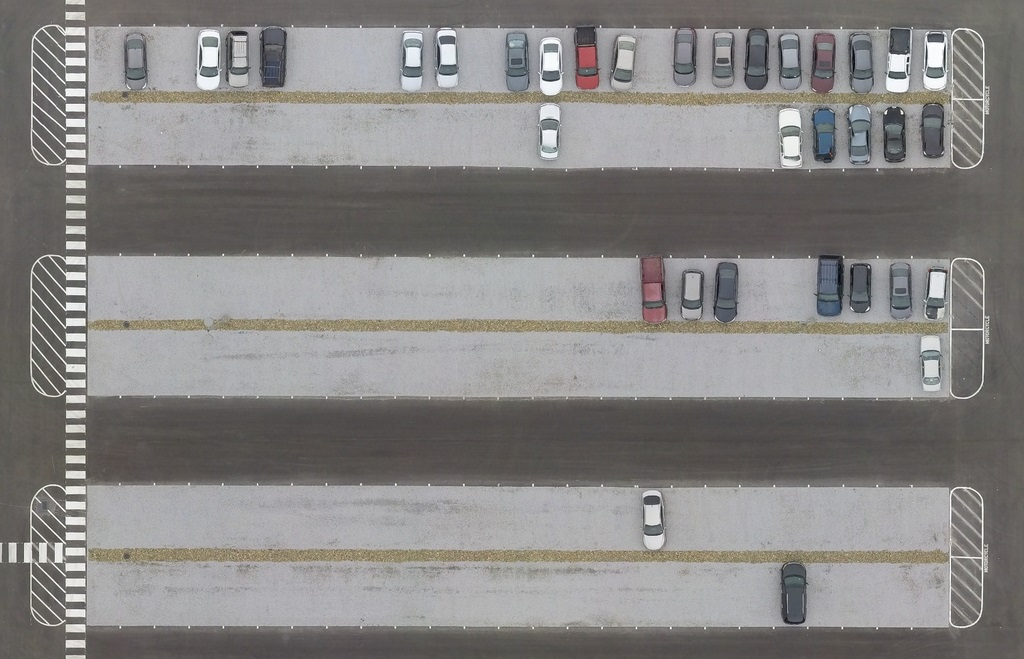
%> input picture Car_Counting_Algorithm/Parking_Lot.jpg, 1024 x 659 px
$ octave Car_Counting.m   (GNU Octave 9; MATLAB toolbox functions it lacks are replaced by stand-ins)
%> lines starting %> are read from the running program, lines starting %| are printed output that depends on the picture; in (x1, y1, x2, y2) boxes, pixels count from 0 and x2, y2 are one past the last pixel; in counts of white or black regions, pixels touching at a corner belong together; the program's own positions count from 1
clc
clear all
close all

% Reference
% https://www.mathworks.com/help/images/detecting-cars-in-a-video-of-traffic.html

I = imread('Parking_Lot.jpg');
%> I is the input picture: size 659x1024x3 uint8; mean R, G, B 134.5, 132.7, 131.4

K = rgb2gray(I);
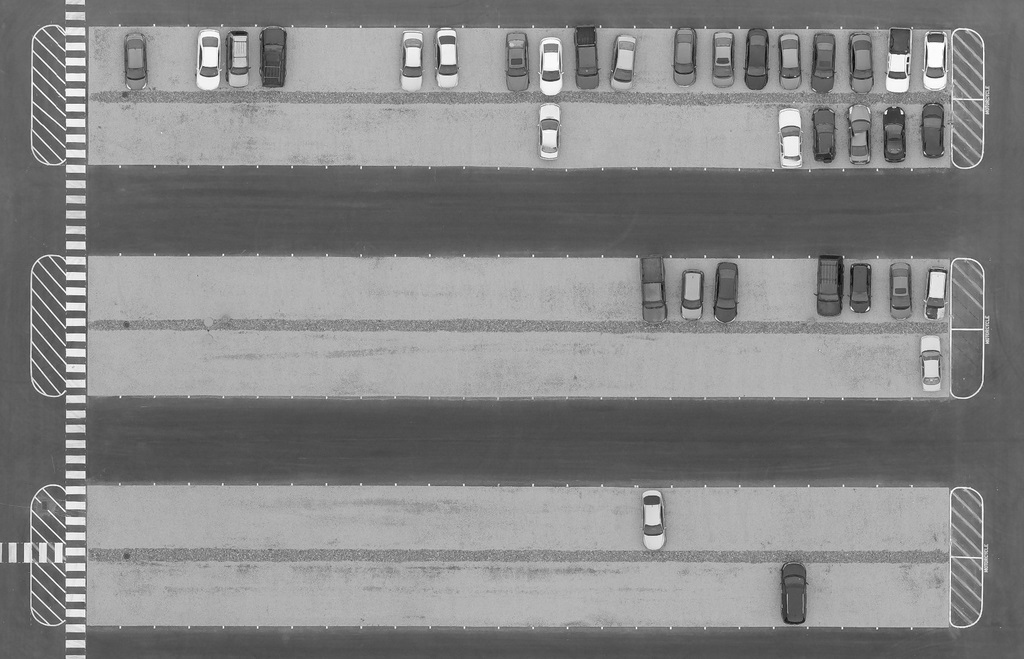
%> K: size 659x1024 uint8; min 3, max 255, mean 133.1
darkCarValue = 50;
noDarkCar = imextendedmax(K, darkCarValue);
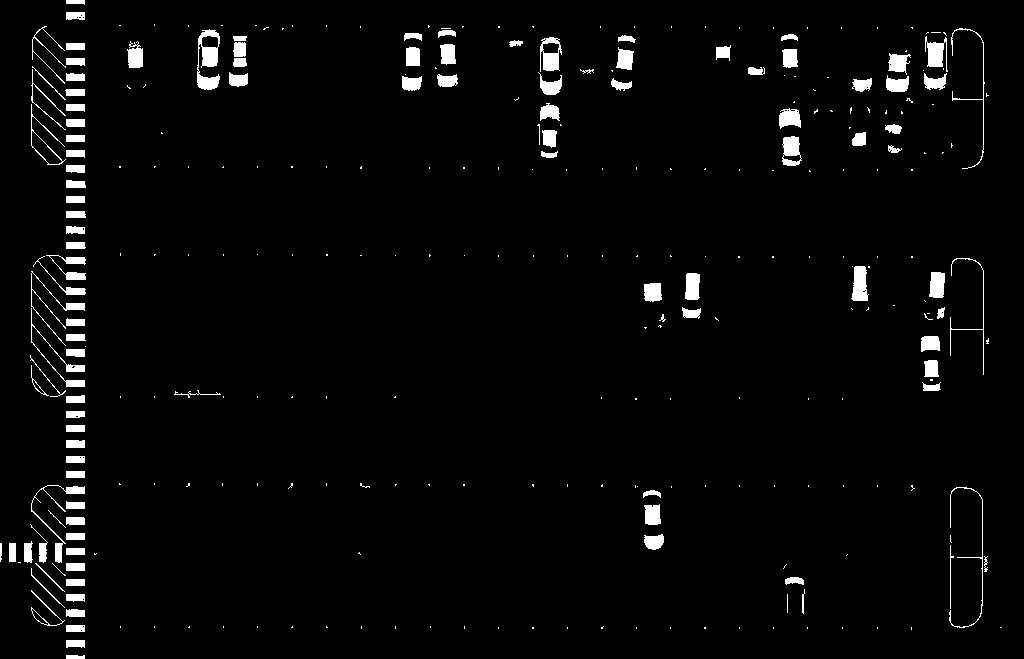
%> noDarkCar: size 659x1024 logical; 3.1% white; 301 white regions (188 under 20 px), largest, box (x1, y1, x2, y2) and area: (197, 29, 220, 90) 780, (851, 266, 869, 301) 463, (540, 37, 562, 72) 443

figure;
imshow(noDarkCar);
